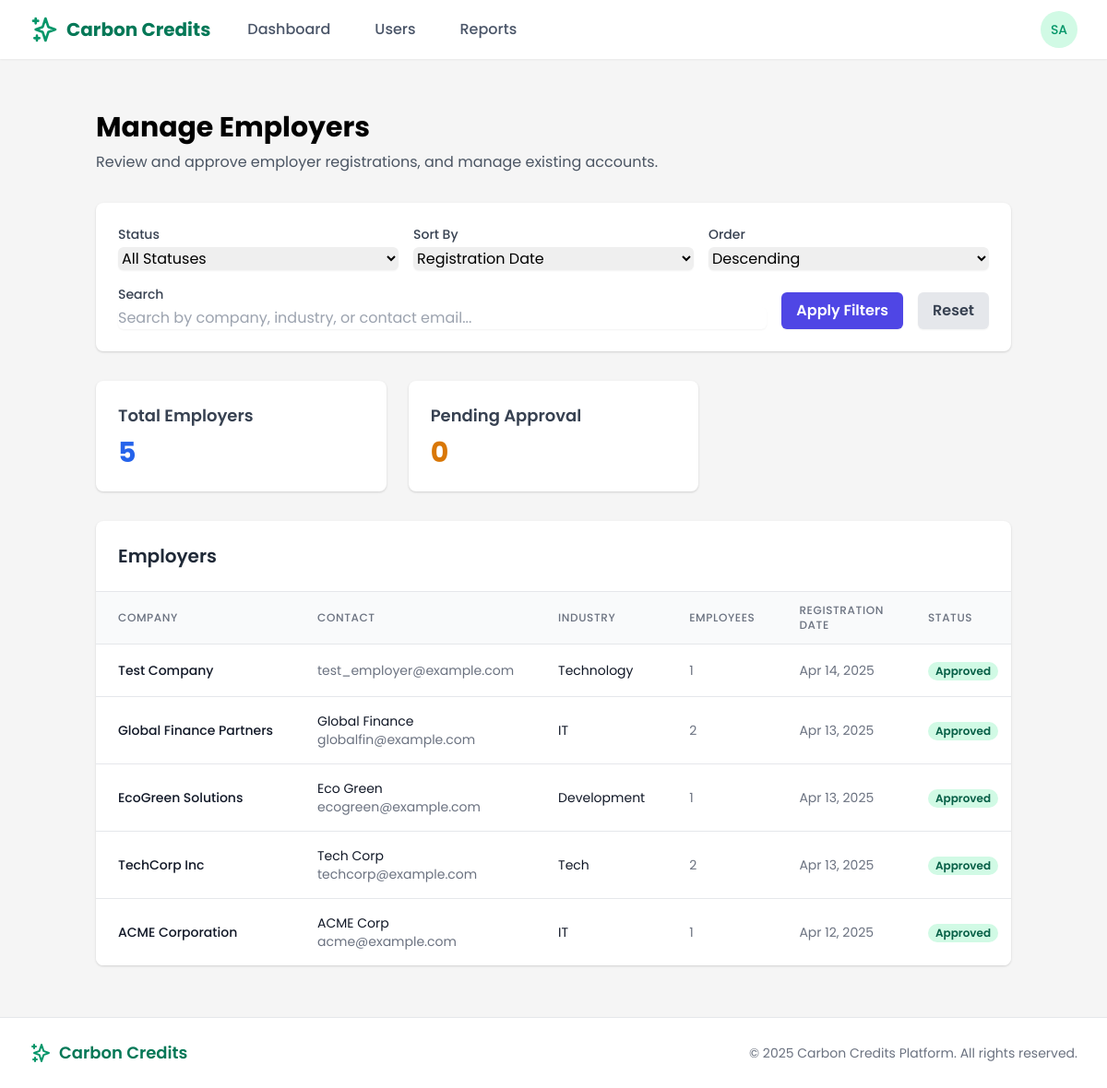
The page /systemadmin/employers/ (signed in) on the database its author committed.
### users/models.py (models this page shows, shortened)
class CustomUser(AbstractUser):
    is_employee = models.BooleanField(default=False)
    is_employer = models.BooleanField(default=False)
    is_bank_admin = models.BooleanField(default=False)
    is_super_admin = models.BooleanField(default=False)
    email = models.EmailField(_('email address'), unique=True)
    date_joined = models.DateTimeField(default=timezone.now)
    approved = models.BooleanField(default=False)
    USERNAME_FIELD = 'email'
    REQUIRED_FIELDS = ['username', 'first_name', 'last_name']
    class Meta:
        verbose_name = _('user')
        verbose_name_plural = _('users')

class EmployerProfile(models.Model):
    user = models.OneToOneField(
        CustomUser,
        on_delete=models.CASCADE,
        related_name='employer_profile'
    )
    company_name = models.CharField(max_length=100)
    registration_number = models.CharField(max_length=50, unique=True)
    industry = models.CharField(max_length=100)
    approved = models.BooleanField(default=False)
    created_at = models.DateTimeField(default=timezone.now)
    initial_credits_allocated = models.BooleanField(default=False)
    wallet_balance = models.DecimalField(max_digits=10, decimal_places=2, default=0)

### core/views/admin_views.py (the view, shortened to what this page needs)
# urls.py: path('employers/', admin_views.employers_list, name='admin_employers'),
@login_required
@user_passes_test(is_super_admin)
def employers_list(request):
    status_filter = request.GET.get('status', '')
    search_query = request.GET.get('search', '')
    sort_by = request.GET.get('sort', 'date_joined')
    sort_dir = request.GET.get('dir', 'desc')
    employers_queryset = EmployerProfile.objects.all().select_related('user')
    if status_filter:
        if status_filter == 'approved':
            employers_queryset = employers_queryset.filter(approved=True)
        elif status_filter == 'pending':
            employers_queryset = employers_queryset.filter(approved=False)
    if sort_by == 'company':
        order_field = 'company_name' if sort_dir == 'asc' else '-company_name'
    elif sort_by == 'email':
        order_field = 'user__email' if sort_dir == 'asc' else '-user__email'
    elif sort_by == 'industry':
        order_field = 'industry' if sort_dir == 'asc' else '-industry'
    elif sort_by == 'status':
        order_field = 'approved' if sort_dir == 'asc' else '-approved'
    else:  # default to date joined
        order_field = 'user__date_joined' if sort_dir == 'asc' else '-user__date_joined'
    employers_queryset = employers_queryset.order_by(order_field)
    for employer in employers_queryset:
        employer.employee_count = employer.employees.count()
    page_number = request.GET.get('page', 1)
    paginator = Paginator(employers_queryset, 20)  # 20 employers per page
    employers = paginator.get_page(page_number)
    context = {
        'employers': employers,
        'status_filter': status_filter,
        'search_query': search_query,
        'sort_by': sort_by,
        'sort_dir': sort_dir,
        'page_obj': employers,
        'total_employers': employers_queryset.count(),
        'pending_approval_count': employers_queryset.filter(approved=False).count(),
    }
    return render(request, 'admin/employers.html', context)

### core/views/admin_views.py (called while the page is built)
def is_super_admin(user):
    return user.is_authenticated and user.is_super_admin

### templates/admin/employers.html (shortened to what this page needs)
{% extends 'base.html' %}
{% load static %}
{% block content %}
<div class="container mx-auto px-4 py-8">
    <div class="mb-8">
        <h1 class="text-3xl font-bold mb-2">Manage Employers</h1>
        <p class="text-gray-600">Review and approve employer registrations, and manage existing accounts.</p>
    </div>
    <div class="bg-white rounded-lg shadow p-6 mb-8">
        <form method="get" action="{% url 'admin_employers' %}" class="space-y-4">
            <div class="grid grid-cols-1 md:grid-cols-3 gap-4">
                <div>
                    <label for="status" class="block text-sm font-medium text-gray-700 mb-1">Status</label>
                    <select id="status" name="status" class="form-select w-full rounded-md border-gray-300 shadow-sm">
                        <option value="" {% if status_filter == "" %}selected{% endif %}>All Statuses</option>
                    </select>
                </div>
                <div>
                    <label for="sort" class="block text-sm font-medium text-gray-700 mb-1">Sort By</label>
                    <select id="sort" name="sort" class="form-select w-full rounded-md border-gray-300 shadow-sm">
                        <option value="date_joined" {% if sort_by == "date_joined" %}selected{% endif %}>Registration Date</option>
                    </select>
                </div>
                <div>
                    <label for="dir" class="block text-sm font-medium text-gray-700 mb-1">Order</label>
                    <select id="dir" name="dir" class="form-select w-full rounded-md border-gray-300 shadow-sm">
                        <option value="desc" {% if sort_dir == "desc" %}selected{% endif %}>Descending</option>
                    </select>
                </div>
            </div>
            <div class="flex items-end space-x-4">
                <div class="flex-grow">
                    <label for="search" class="block text-sm font-medium text-gray-700 mb-1">Search</label>
                    <input type="text" id="search" name="search" value="{{ search_query }}" placeholder="Search by company, industry, or contact email..." class="form-input w-full rounded-md border-gray-300 shadow-sm">
                </div>
                <button type="submit" class="py-2 px-4 bg-indigo-600 text-white font-semibold rounded-md shadow-sm hover:bg-indigo-700 focus:outline-none focus:ring-2 focus:ring-indigo-500 focus:ring-offset-2">
                    Apply Filters
                </button>
                <a href="{% url 'admin_employers' %}" class="py-2 px-4 bg-gray-200 text-gray-700 font-semibold rounded-md shadow-sm hover:bg-gray-300 focus:outline-none focus:ring-2 focus:ring-gray-500 focus:ring-offset-2">
                    Reset
                </a>
            </div>
        </form>
    </div>
    <div class="grid grid-cols-1 md:grid-cols-3 gap-6 mb-8">
        <div class="bg-white rounded-lg shadow p-6">
            <h3 class="text-lg font-semibold text-gray-700 mb-2">Total Employers</h3>
            <p class="text-3xl font-bold text-blue-600">{{ total_employers }}</p>
        </div>
        <div class="bg-white rounded-lg shadow p-6">
            <h3 class="text-lg font-semibold text-gray-700 mb-2">Pending Approval</h3>
            <p class="text-3xl font-bold text-yellow-600">{{ pending_approval_count }}</p>
        </div>
    </div>
    <div class="bg-white rounded-lg shadow overflow-hidden">
        <div class="p-6 border-b border-gray-200">
            <h2 class="text-xl font-semibold text-gray-800">Employers</h2>
        </div>
        {% if employers %}
        <div class="overflow-x-auto">
            <table class="min-w-full divide-y divide-gray-200">
                <thead class="bg-gray-50">
                    <tr>
                        <th scope="col" class="px-6 py-3 text-left text-xs font-medium text-gray-500 uppercase tracking-wider">Company</th>
                        <th scope="col" class="px-6 py-3 text-left text-xs font-medium text-gray-500 uppercase tracking-wider">Contact</th>
                        <th scope="col" class="px-6 py-3 text-left text-xs font-medium text-gray-500 uppercase tracking-wider">Industry</th>
                        <th scope="col" class="px-6 py-3 text-left text-xs font-medium text-gray-500 uppercase tracking-wider">Employees</th>
                        <th scope="col" class="px-6 py-3 text-left text-xs font-medium text-gray-500 uppercase tracking-wider">Registration Date</th>
                        <th scope="col" class="px-6 py-3 text-left text-xs font-medium text-gray-500 uppercase tracking-wider">Status</th>
                    </tr>
                </thead>
                <tbody class="bg-white divide-y divide-gray-200">
                    {% for employer in employers %}
                    <tr id="employer-{{ employer.id }}">
                        <td class="px-6 py-4 whitespace-nowrap">
                            <div class="text-sm font-medium text-gray-900">{{ employer.company_name }}</div>
                        </td>
                        <td class="px-6 py-4 whitespace-nowrap">
                            <div class="text-sm text-gray-900">{{ employer.user.get_full_name }}</div>
                            <div class="text-sm text-gray-500">{{ employer.user.email }}</div>
                        </td>
                        <td class="px-6 py-4 whitespace-nowrap">
                            <div class="text-sm text-gray-900">{{ employer.industry }}</div>
                        </td>
                        <td class="px-6 py-4 whitespace-nowrap text-sm text-gray-500">
                            {{ employer.employee_count }}
                        </td>
                        <td class="px-6 py-4 whitespace-nowrap text-sm text-gray-500">
                            {{ employer.user.date_joined|date:"M d, Y" }}
                        </td>
                        <td class="px-6 py-4 whitespace-nowrap">
                            {% if employer.approved %}
                            <span class="px-2 inline-flex text-xs leading-5 font-semibold rounded-full bg-green-100 text-green-800">
                                Approved
                            </span>
                            {% else %}
                            <span class="px-2 inline-flex text-xs leading-5 font-semibold rounded-full bg-yellow-100 text-yellow-800">
                                Pending
                            </span>
                            {% endif %}
                        </td>
                    </tr>
                    {% endfor %}
                </tbody>
            </table>
        </div>
        {% endif %}
    </div>
</div>
{% endblock %}

### templates/base.html (shortened to what this page needs)
{% load static %}
<!DOCTYPE html>
<html lang="en">
<head>
    <link href="https://cdn.jsdelivr.net/npm/tailwindcss@2.2.19/dist/tailwind.min.css" rel="stylesheet">
</head>
<body class="flex flex-col min-h-screen">
    <header class="bg-white shadow-sm sticky top-0 z-50">
        <nav class="max-w-7xl mx-auto px-4 sm:px-6 lg:px-8">
            <div class="flex justify-between h-16">
                <div class="flex">
                    <div class="flex-shrink-0 flex items-center">
                        <a href="{% url 'home' %}" class="flex items-center">
                            <svg xmlns="http://www.w3.org/2000/svg" class="h-8 w-8 text-green-600" fill="none" viewBox="0 0 24 24" stroke="currentColor">
                                <path stroke-linecap="round" stroke-linejoin="round" stroke-width="2" d="M5 3v4M3 5h4M6 17v4m-2-2h4m5-16l2.286 6.857L21 12l-5.714 2.143L13 21l-2.286-6.857L5 12l5.714-2.143L13 3z" />
                            </svg>
                            <span class="ml-2 text-xl font-bold text-green-700">Carbon Credits</span>
                        </a>
                    </div>
                    {% if user.is_authenticated %}
                    <div class="hidden sm:ml-6 sm:flex sm:space-x-4 items-center">
                        {% if user.is_super_admin %}
                        <a href="{% url 'admin_dashboard' %}" class="nav-link {% if request.resolver_match.url_name == 'admin_dashboard' %}active{% endif %}">Dashboard</a>
                        <a href="{% url 'admin_users' %}" class="nav-link {% if request.resolver_match.url_name == 'admin_users' %}active{% endif %}">Users</a>
                        <a href="{% url 'admin_reports' %}" class="nav-link {% if request.resolver_match.url_name == 'admin_reports' %}active{% endif %}">Reports</a>
                        {% endif %}
                    </div>
                    {% endif %}
                </div>
                <div class="flex items-center">
                    {% if user.is_authenticated %}
                    <div class="ml-3 relative">
                        <div>
                            <button type="button" class="bg-white rounded-full flex text-sm focus:outline-none focus:ring-2 focus:ring-offset-2 focus:ring-green-500" id="user-menu-button" aria-expanded="false" aria-haspopup="true">
                                <div class="h-10 w-10 rounded-full bg-green-100 flex items-center justify-center text-green-600 font-medium">
                                    {{ user.first_name|slice:":1" }}{{ user.last_name|slice:":1" }}
                                </div>
                            </button>
                        </div>
                    </div>
                    {% else %}
                    <a href="{% url 'login' %}" class="btn-secondary">Log in</a>
                    <a href="{% url 'register' %}" class="ml-3 btn-primary">Register</a>
                    {% endif %}
                </div>
            </div>
        </nav>
    </header>
    <main class="flex-grow py-6">
        {% block content %}{% endblock %}
    </main>
    <footer class="bg-white py-6 border-t border-gray-200 mt-auto">
        <div class="max-w-7xl mx-auto px-4 sm:px-6 lg:px-8">
            <div class="flex flex-col md:flex-row md:justify-between items-center">
                <div class="flex items-center mb-4 md:mb-0">
                    <svg xmlns="http://www.w3.org/2000/svg" class="h-6 w-6 text-green-600" fill="none" viewBox="0 0 24 24" stroke="currentColor">
                        <path stroke-linecap="round" stroke-linejoin="round" stroke-width="2" d="M5 3v4M3 5h4M6 17v4m-2-2h4m5-16l2.286 6.857L21 12l-5.714 2.143L13 21l-2.286-6.857L5 12l5.714-2.143L13 3z" />
                    </svg>
                    <span class="ml-2 text-lg font-semibold text-green-700">Carbon Credits</span>
                </div>
                <p class="text-center text-gray-500 text-sm">
                    &copy; {% now "Y" %} Carbon Credits Platform. All rights reserved.
                </p>
            </div>
        </div>
    </footer>
</body>
</html>

### templates/base.html (style rules this page uses)
:root { --primary: #2B9348; --secondary: #55A630; --neutral-dark: #1C1C1C; --light-bg: #F5F5F5; --accent: #F9DC5C; --secondary-accent: #70A9A1; --cta-blue: #1E88E5; }
body { font-family: 'Poppins', sans-serif; background-color: var(--light-bg); }
.nav-link { color: #4A5568; font-weight: 500; transition: all 0.2s ease; padding: 0.5rem 1rem; border-radius: 8px; }

### rows shown on the page
CustomUser: first_name "S", last_name "A"
EmployerProfile: company_name "Test Company", user.email "test_employer@example.com", industry "Technology", employee_count "1", user.date_joined "Apr 14, 2025", approved "Approved"
EmployerProfile: company_name "Global Finance Partners", user.get_full_name "Global Finance", user.email "globalfin@example.com", industry "IT", employee_count "2", user.date_joined "Apr 13, 2025", approved "Approved"
EmployerProfile: company_name "EcoGreen Solutions", user.get_full_name "Eco Green", user.email "ecogreen@example.com", industry "Development", employee_count "1", user.date_joined "Apr 13, 2025", approved "Approved"
EmployerProfile: company_name "TechCorp Inc", user.get_full_name "Tech Corp", user.email "techcorp@example.com", industry "Tech", employee_count "2", user.date_joined "Apr 13, 2025", approved "Approved"
EmployerProfile: company_name "ACME Corporation", user.get_full_name "ACME Corp", user.email "acme@example.com", industry "IT", employee_count "1", user.date_joined "Apr 12, 2025", approved "Approved"

### other values the page prints
{{ total_employers }} "5"
{{ pending_approval_count }} "0"
